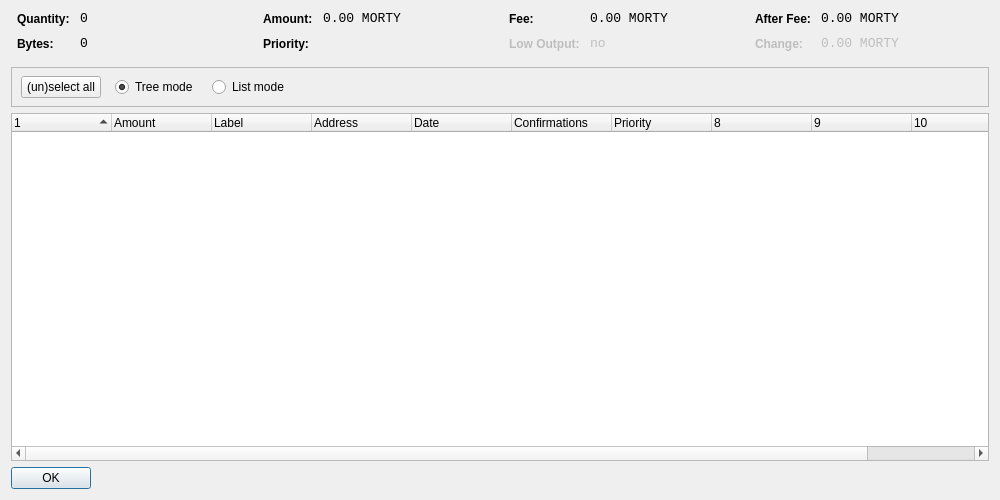
<?xml version="1.0" encoding="UTF-8"?>
<ui version="4.0">
 <class>CoinControlDialog</class>
 <widget class="QDialog" name="CoinControlDialog">
  <property name="geometry">
   <rect>
    <x>0</x>
    <y>0</y>
    <width>1000</width>
    <height>500</height>
   </rect>
  </property>
  <property name="windowTitle">
   <string>Coin Control</string>
  </property>
  <layout class="QVBoxLayout" name="verticalLayout">
   <item>
    <layout class="QHBoxLayout" name="horizontalLayoutTop" stretch="0,0,0,0">
     <property name="topMargin">
      <number>0</number>
     </property>
     <property name="bottomMargin">
      <number>10</number>
     </property>
     <item>
      <layout class="QFormLayout" name="formLayoutCoinControl1">
       <property name="horizontalSpacing">
        <number>10</number>
       </property>
       <property name="verticalSpacing">
        <number>10</number>
       </property>
       <property name="leftMargin">
        <number>6</number>
       </property>
       <property name="rightMargin">
        <number>6</number>
       </property>
       <item row="0" column="0">
        <widget class="QLabel" name="labelCoinControlQuantityText">
         <property name="styleSheet">
          <string notr="true">font-weight:bold;</string>
         </property>
         <property name="text">
          <string>Quantity:</string>
         </property>
        </widget>
       </item>
       <item row="0" column="1">
        <widget class="QLabel" name="labelCoinControlQuantity">
         <property name="font">
          <font>
           <family>Monospace</family>
           <pointsize>10</pointsize>
          </font>
         </property>
         <property name="cursor">
          <cursorShape>IBeamCursor</cursorShape>
         </property>
         <property name="contextMenuPolicy">
          <enum>Qt::ActionsContextMenu</enum>
         </property>
         <property name="text">
          <string notr="true">0</string>
         </property>
         <property name="textInteractionFlags">
          <set>Qt::LinksAccessibleByMouse|Qt::TextSelectableByKeyboard|Qt::TextSelectableByMouse</set>
         </property>
        </widget>
       </item>
       <item row="1" column="0">
        <widget class="QLabel" name="labelCoinControlBytesText">
         <property name="styleSheet">
          <string notr="true">font-weight:bold;</string>
         </property>
         <property name="text">
          <string>Bytes:</string>
         </property>
        </widget>
       </item>
       <item row="1" column="1">
        <widget class="QLabel" name="labelCoinControlBytes">
         <property name="font">
          <font>
           <family>Monospace</family>
           <pointsize>10</pointsize>
          </font>
         </property>
         <property name="cursor">
          <cursorShape>IBeamCursor</cursorShape>
         </property>
         <property name="contextMenuPolicy">
          <enum>Qt::ActionsContextMenu</enum>
         </property>
         <property name="text">
          <string notr="true">0</string>
         </property>
         <property name="textInteractionFlags">
          <set>Qt::LinksAccessibleByMouse|Qt::TextSelectableByKeyboard|Qt::TextSelectableByMouse</set>
         </property>
        </widget>
       </item>
      </layout>
     </item>
     <item>
      <layout class="QFormLayout" name="formLayoutCoinControl2">
       <property name="horizontalSpacing">
        <number>10</number>
       </property>
       <property name="verticalSpacing">
        <number>10</number>
       </property>
       <property name="leftMargin">
        <number>6</number>
       </property>
       <property name="rightMargin">
        <number>6</number>
       </property>
       <item row="0" column="0">
        <widget class="QLabel" name="labelCoinControlAmountText">
         <property name="styleSheet">
          <string notr="true">font-weight:bold;</string>
         </property>
         <property name="text">
          <string>Amount:</string>
         </property>
        </widget>
       </item>
       <item row="0" column="1">
        <widget class="QLabel" name="labelCoinControlAmount">
         <property name="font">
          <font>
           <family>Monospace</family>
           <pointsize>10</pointsize>
          </font>
         </property>
         <property name="cursor">
          <cursorShape>IBeamCursor</cursorShape>
         </property>
         <property name="contextMenuPolicy">
          <enum>Qt::ActionsContextMenu</enum>
         </property>
         <property name="text">
          <string notr="true">0.00 MORTY</string>
         </property>
         <property name="textInteractionFlags">
          <set>Qt::LinksAccessibleByMouse|Qt::TextSelectableByKeyboard|Qt::TextSelectableByMouse</set>
         </property>
        </widget>
       </item>
       <item row="1" column="0">
        <widget class="QLabel" name="labelCoinControlPriorityText">
         <property name="styleSheet">
          <string notr="true">font-weight:bold;</string>
         </property>
         <property name="text">
          <string>Priority:</string>
         </property>
        </widget>
       </item>
       <item row="1" column="1">
        <widget class="QLabel" name="labelCoinControlPriority">
         <property name="font">
          <font>
           <family>Monospace</family>
           <pointsize>10</pointsize>
          </font>
         </property>
         <property name="cursor">
          <cursorShape>IBeamCursor</cursorShape>
         </property>
         <property name="contextMenuPolicy">
          <enum>Qt::ActionsContextMenu</enum>
         </property>
         <property name="text">
          <string/>
         </property>
         <property name="textInteractionFlags">
          <set>Qt::LinksAccessibleByMouse|Qt::TextSelectableByKeyboard|Qt::TextSelectableByMouse</set>
         </property>
        </widget>
       </item>
      </layout>
     </item>
     <item>
      <layout class="QFormLayout" name="formLayoutCoinControl3">
       <property name="horizontalSpacing">
        <number>10</number>
       </property>
       <property name="verticalSpacing">
        <number>10</number>
       </property>
       <property name="leftMargin">
        <number>6</number>
       </property>
       <property name="rightMargin">
        <number>6</number>
       </property>
       <item row="0" column="0">
        <widget class="QLabel" name="labelCoinControlFeeText">
         <property name="styleSheet">
          <string notr="true">font-weight:bold;</string>
         </property>
         <property name="text">
          <string>Fee:</string>
         </property>
        </widget>
       </item>
       <item row="0" column="1">
        <widget class="QLabel" name="labelCoinControlFee">
         <property name="font">
          <font>
           <family>Monospace</family>
           <pointsize>10</pointsize>
          </font>
         </property>
         <property name="cursor">
          <cursorShape>IBeamCursor</cursorShape>
         </property>
         <property name="contextMenuPolicy">
          <enum>Qt::ActionsContextMenu</enum>
         </property>
         <property name="text">
          <string notr="true">0.00 MORTY</string>
         </property>
         <property name="textInteractionFlags">
          <set>Qt::LinksAccessibleByMouse|Qt::TextSelectableByKeyboard|Qt::TextSelectableByMouse</set>
         </property>
        </widget>
       </item>
       <item row="1" column="0">
        <widget class="QLabel" name="labelCoinControlLowOutputText">
         <property name="enabled">
          <bool>false</bool>
         </property>
         <property name="styleSheet">
          <string notr="true">font-weight:bold;</string>
         </property>
         <property name="text">
          <string>Low Output:</string>
         </property>
        </widget>
       </item>
       <item row="1" column="1">
        <widget class="QLabel" name="labelCoinControlLowOutput">
         <property name="enabled">
          <bool>false</bool>
         </property>
         <property name="font">
          <font>
           <family>Monospace</family>
           <pointsize>10</pointsize>
          </font>
         </property>
         <property name="cursor">
          <cursorShape>IBeamCursor</cursorShape>
         </property>
         <property name="contextMenuPolicy">
          <enum>Qt::ActionsContextMenu</enum>
         </property>
         <property name="text">
          <string notr="true">no</string>
         </property>
         <property name="textInteractionFlags">
          <set>Qt::LinksAccessibleByMouse|Qt::TextSelectableByKeyboard|Qt::TextSelectableByMouse</set>
         </property>
        </widget>
       </item>
      </layout>
     </item>
     <item>
      <layout class="QFormLayout" name="formLayoutCoinControl4">
       <property name="horizontalSpacing">
        <number>10</number>
       </property>
       <property name="verticalSpacing">
        <number>10</number>
       </property>
       <property name="leftMargin">
        <number>6</number>
       </property>
       <property name="rightMargin">
        <number>6</number>
       </property>
       <item row="0" column="0">
        <widget class="QLabel" name="labelCoinControlAfterFeeText">
         <property name="styleSheet">
          <string notr="true">font-weight:bold;</string>
         </property>
         <property name="text">
          <string>After Fee:</string>
         </property>
        </widget>
       </item>
       <item row="0" column="1">
        <widget class="QLabel" name="labelCoinControlAfterFee">
         <property name="font">
          <font>
           <family>Monospace</family>
           <pointsize>10</pointsize>
          </font>
         </property>
         <property name="cursor">
          <cursorShape>IBeamCursor</cursorShape>
         </property>
         <property name="contextMenuPolicy">
          <enum>Qt::ActionsContextMenu</enum>
         </property>
         <property name="text">
          <string notr="true">0.00 MORTY</string>
         </property>
         <property name="textInteractionFlags">
          <set>Qt::LinksAccessibleByMouse|Qt::TextSelectableByKeyboard|Qt::TextSelectableByMouse</set>
         </property>
        </widget>
       </item>
       <item row="1" column="0">
        <widget class="QLabel" name="labelCoinControlChangeText">
         <property name="enabled">
          <bool>false</bool>
         </property>
         <property name="styleSheet">
          <string notr="true">font-weight:bold;</string>
         </property>
         <property name="text">
          <string>Change:</string>
         </property>
        </widget>
       </item>
       <item row="1" column="1">
        <widget class="QLabel" name="labelCoinControlChange">
         <property name="enabled">
          <bool>false</bool>
         </property>
         <property name="font">
          <font>
           <family>Monospace</family>
           <pointsize>10</pointsize>
          </font>
         </property>
         <property name="cursor">
          <cursorShape>IBeamCursor</cursorShape>
         </property>
         <property name="contextMenuPolicy">
          <enum>Qt::ActionsContextMenu</enum>
         </property>
         <property name="text">
          <string notr="true">0.00 MORTY</string>
         </property>
         <property name="textInteractionFlags">
          <set>Qt::LinksAccessibleByMouse|Qt::TextSelectableByKeyboard|Qt::TextSelectableByMouse</set>
         </property>
        </widget>
       </item>
      </layout>
     </item>
    </layout>
   </item>
   <item>
    <widget class="QFrame" name="frame">
     <property name="minimumSize">
      <size>
       <width>0</width>
       <height>40</height>
      </size>
     </property>
     <property name="frameShape">
      <enum>QFrame::StyledPanel</enum>
     </property>
     <property name="frameShadow">
      <enum>QFrame::Sunken</enum>
     </property>
     <widget class="QWidget" name="horizontalLayoutWidget">
      <property name="geometry">
       <rect>
        <x>10</x>
        <y>0</y>
        <width>781</width>
        <height>41</height>
       </rect>
      </property>
      <layout class="QHBoxLayout" name="horizontalLayoutPanel" stretch="0,0,0,0,0">
       <property name="spacing">
        <number>14</number>
       </property>
       <item>
        <widget class="QPushButton" name="pushButtonSelectAll">
         <property name="sizePolicy">
          <sizepolicy hsizetype="Maximum" vsizetype="Fixed">
           <horstretch>0</horstretch>
           <verstretch>0</verstretch>
          </sizepolicy>
         </property>
         <property name="text">
          <string>(un)select all</string>
         </property>
        </widget>
       </item>
       <item>
        <widget class="QRadioButton" name="radioTreeMode">
         <property name="sizePolicy">
          <sizepolicy hsizetype="Maximum" vsizetype="Fixed">
           <horstretch>0</horstretch>
           <verstretch>0</verstretch>
          </sizepolicy>
         </property>
         <property name="text">
          <string>Tree mode</string>
         </property>
         <property name="checked">
          <bool>true</bool>
         </property>
        </widget>
       </item>
       <item>
        <widget class="QRadioButton" name="radioListMode">
         <property name="sizePolicy">
          <sizepolicy hsizetype="Maximum" vsizetype="Fixed">
           <horstretch>0</horstretch>
           <verstretch>0</verstretch>
          </sizepolicy>
         </property>
         <property name="text">
          <string>List mode</string>
         </property>
        </widget>
       </item>
       <item>
        <spacer name="horizontalSpacer">
         <property name="orientation">
          <enum>Qt::Horizontal</enum>
         </property>
         <property name="sizeHint" stdset="0">
          <size>
           <width>40</width>
           <height>20</height>
          </size>
         </property>
        </spacer>
       </item>
      </layout>
     </widget>
    </widget>
   </item>
   <item>
    <widget class="CoinControlTreeWidget" name="treeWidget">
     <property name="contextMenuPolicy">
      <enum>Qt::CustomContextMenu</enum>
     </property>
     <property name="sortingEnabled">
      <bool>false</bool>
     </property>
     <property name="columnCount">
      <number>11</number>
     </property>
     <attribute name="headerShowSortIndicator" stdset="0">
      <bool>true</bool>
     </attribute>
     <attribute name="headerStretchLastSection">
      <bool>false</bool>
     </attribute>
     <column>
      <property name="text">
       <string/>
      </property>
     </column>
     <column>
      <property name="text">
       <string>Amount</string>
      </property>
     </column>
     <column>
      <property name="text">
       <string>Label</string>
      </property>
     </column>
     <column>
      <property name="text">
       <string>Address</string>
      </property>
     </column>
     <column>
      <property name="text">
       <string>Date</string>
      </property>
     </column>
     <column>
      <property name="text">
       <string>Confirmations</string>
      </property>
      <property name="toolTip">
       <string>Confirmed</string>
      </property>
     </column>
     <column>
      <property name="text">
       <string>Priority</string>
      </property>
     </column>
     <column>
      <property name="text">
       <string/>
      </property>
     </column>
     <column>
      <property name="text">
       <string/>
      </property>
     </column>
     <column>
      <property name="text">
       <string/>
      </property>
     </column>
     <column>
      <property name="text">
       <string/>
      </property>
     </column>
    </widget>
   </item>
   <item>
    <widget class="QDialogButtonBox" name="buttonBox">
     <property name="sizePolicy">
      <sizepolicy hsizetype="Maximum" vsizetype="Fixed">
       <horstretch>0</horstretch>
       <verstretch>0</verstretch>
      </sizepolicy>
     </property>
     <property name="orientation">
      <enum>Qt::Horizontal</enum>
     </property>
     <property name="standardButtons">
      <set>QDialogButtonBox::Ok</set>
     </property>
    </widget>
   </item>
  </layout>
 </widget>
 <customwidgets>
  <customwidget>
   <class>CoinControlTreeWidget</class>
   <extends>QTreeWidget</extends>
   <header>coincontroltreewidget.h</header>
  </customwidget>
 </customwidgets>
 <resources/>
 <connections/>
</ui>
